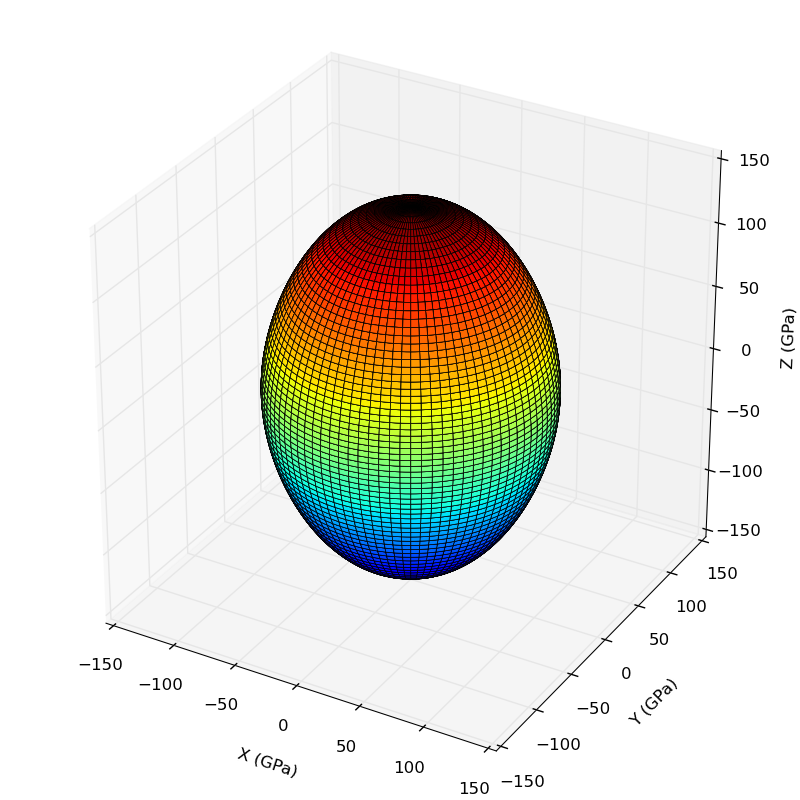

This chart was generated by the following Python code:
from mpl_toolkits.mplot3d import Axes3D
from matplotlib import pyplot as plt, cm
import os, numpy as np

print 'plotting hexagonal elasticity...'
fig = plt.figure(figsize=(8,8))
plt.subplots_adjust(top=1, bottom=0, left=0, right=1)
ax = fig.gca(projection='3d')

# elastic constants for pure alpha-Titanium
c11 = 162000.
c12 =  92000.
c13 =  69000.
c33 = 180000.
c44 =  46700.
c66 = 0.5*(c11 - c12)
s11 = (-c13**2+c11*c33)/((c11-c12)*(-2*c13**2+(c11+c12)*c33))
s12 = (c13**2-c12*c33)/((c11-c12)*(-2*c13**2+(c11+c12)*c33))
s13 = c13/(2*c13**2-(c11+c12)*c33)
s33 = (c11+c12)/(-2*c13**2+(c11+c12)*c33)
s44 = 1./c44
s66 = 2*(s11-s12)
print 'elastic stiffness s11 =',s11
print 'elastic stiffness s12 =',s12
print 'elastic stiffness s13 =',s13
print 'elastic stiffness s33 =',s33
print 'elastic stiffness s44 =',s44
print 'elastic stiffness s66 =',s66

#theta = np.linspace(0, np.pi*2, 46)
#phi = np.linspace(-np.pi*2, np.pi/2, 91)
theta = np.linspace(0, np.pi*2, 181)
phi = np.linspace(-np.pi*2, np.pi/2, 361)
theta, phi = np.meshgrid(theta, phi)

n1 = np.cos(theta)*np.sin(phi)
n2 = np.sin(theta)*np.sin(phi)
n3 = np.cos(phi)

rho = s11 - ((s11 - s33)*n3**2 + (2*s11 - 2*s13 - s44)*(n1**2 + n2**2))*n3**2
rho = 0.001/rho;

x = rho*np.sin(phi)*np.cos(theta);
y = rho*np.sin(phi)*np.sin(theta);
z = rho*np.cos(phi);

ax.plot_surface(x, y, z, rstride=2, cstride=2, cmap=cm.jet, \
  linewidth=0.5, antialiased=True)
ax.set_xlabel('X (GPa)')
ax.set_ylabel('Y (GPa)')
ax.set_zlabel('Z (GPa)')
ax.set_xlim(-150, 150)
ax.set_ylim(-150, 150)
ax.set_zlim(-150, 150)
image_name = os.path.splitext(__file__)[0] + '.png'
plt.savefig(image_name, format='png')
print 'done'
